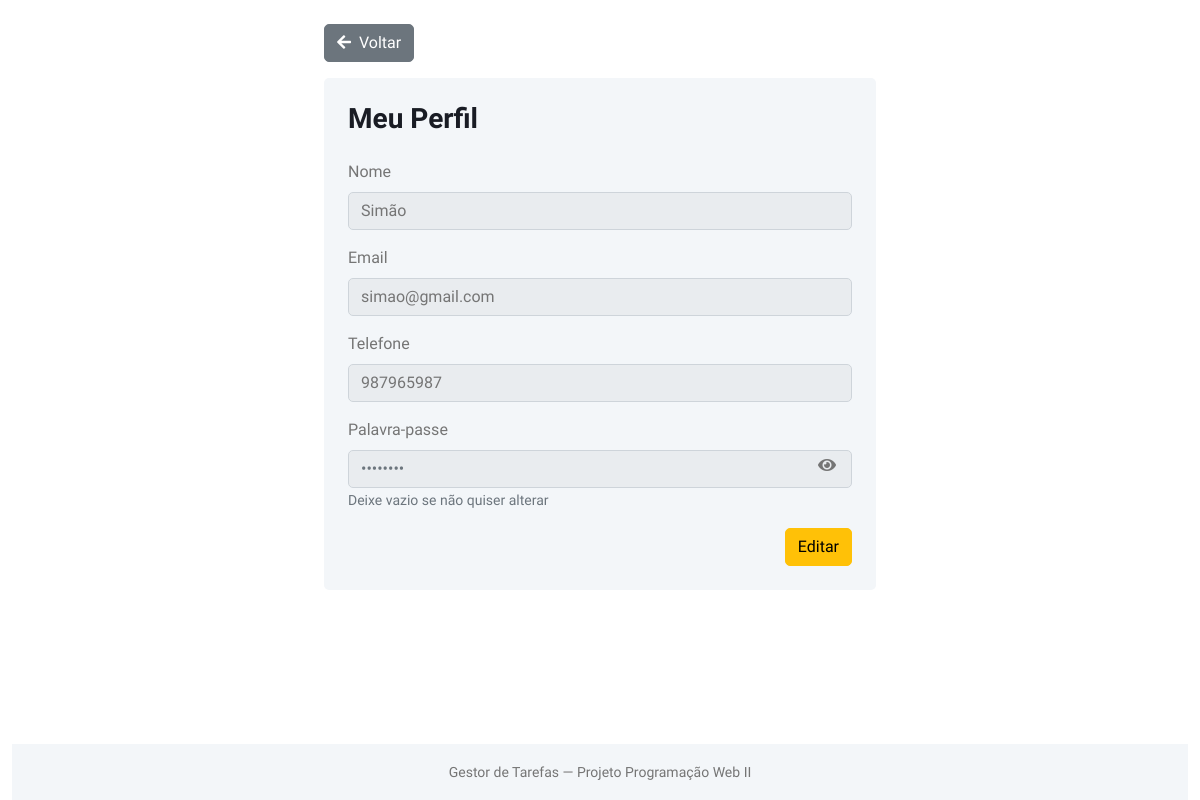
/perfil.php (signed in), run on the app's committed database.
### tables this page shows
CREATE TABLE `utilizadores` (
  `id` int(11) NOT NULL,
  `nome` varchar(100) NOT NULL,
  `email` varchar(150) NOT NULL,
  `password` varchar(255) NOT NULL,
  `telefone` varchar(20) DEFAULT NULL,
  `perfil` enum('administrador','utilizador') NOT NULL DEFAULT 'utilizador',
  `criado` timestamp NOT NULL DEFAULT current_timestamp(),
  `atualizado` timestamp NOT NULL DEFAULT current_timestamp() ON UPDATE current_timestamp()
);

### perfil.php (the view, shortened to what this page needs)
<?php
include 'DBConnection.php';
$idUser = $_SESSION['iduser'];
$sql = "SELECT * FROM utilizadores WHERE id = ?";
$stmt = mysqli_prepare($link, $sql);
mysqli_stmt_bind_param($stmt, "i", $idUser);
mysqli_stmt_execute($stmt);
$result = mysqli_stmt_get_result($stmt);
$user = mysqli_fetch_assoc($result);
?>
<!DOCTYPE html>
<html lang="pt">
<head>
    <link href="https://cdnjs.cloudflare.com/ajax/libs/font-awesome/5.10.0/css/all.min.css" rel="stylesheet">
    <link href="https://cdn.jsdelivr.net/npm/bootstrap-icons@1.4.1/font/bootstrap-icons.css" rel="stylesheet">
    <link href="lib/owlcarousel/assets/owl.carousel.min.css" rel="stylesheet">
    <link href="lib/tempusdominus/css/tempusdominus-bootstrap-4.min.css" rel="stylesheet" />
    <link href="css/bootstrap.min.css" rel="stylesheet">
    <link href="css/style.css" rel="stylesheet">
</head>
<body>
<div class="container-xxl position-relative bg-white d-flex flex-column min-vh-100">
    <div class="container-fluid pt-4 px-4 flex-grow-1">
        <div class="row justify-content-center">
            <div class="col-lg-6">
                <a href="index.php" class="btn btn-secondary mb-3"><i class="fa fa-arrow-left me-2"></i>Voltar</a>
                <div class="bg-light rounded p-4">
                    <h3 class="mb-4">Meu Perfil</h3>
                    <form method="post" id="perfilForm">
                        <div class="mb-3">
                            <label class="form-label">Nome</label>
                            <input type="text" name="nome" class="form-control" value="<?= htmlspecialchars($user['nome']) ?>" readonly required>
                        </div>
                        <div class="mb-3">
                            <label class="form-label">Email</label>
                            <input type="email" name="email" class="form-control" value="<?= htmlspecialchars($user['email']) ?>" readonly required>
                        </div>
                        <div class="mb-3">
                            <label class="form-label">Telefone</label>
                            <input type="text" name="telefone" class="form-control" value="<?= htmlspecialchars($user['telefone']) ?>" readonly>
                        </div>
                        <div class="mb-3 position-relative">
                            <label class="form-label">Palavra-passe</label>
                            <input type="password" name="password" id="password" class="form-control" placeholder="••••••••" readonly>
                            <span toggle="#password" class="fa fa-fw fa-eye field-icon toggle-password"
                                style="position:absolute; top:50%; right:15px; transform:translateY(-50%); cursor:pointer;"></span>
                            <small class="text-muted">Deixe vazio se não quiser alterar</small>
                        </div>
                        <div class="text-end">
                            <button type="button" class="btn btn-warning" id="editarBtn">Editar</button>
                        </div>
                    </form>
                </div>
            </div>
        </div>
    </div>
    <footer class="bg-light text-center p-3 mt-auto">
        <small>Gestor de Tarefas — Projeto Programação Web II</small>
    </footer>
</div>
</body>
</html>

### css/style.css (style rules this page uses)
:root { --primary: #009CFF; --light: #F3F6F9; --dark: #191C24; }
.btn { transition: .5s; }

### data on the page
utilizadores: nome "Simão", email "simao@gmail.com", telefone "987965987"
